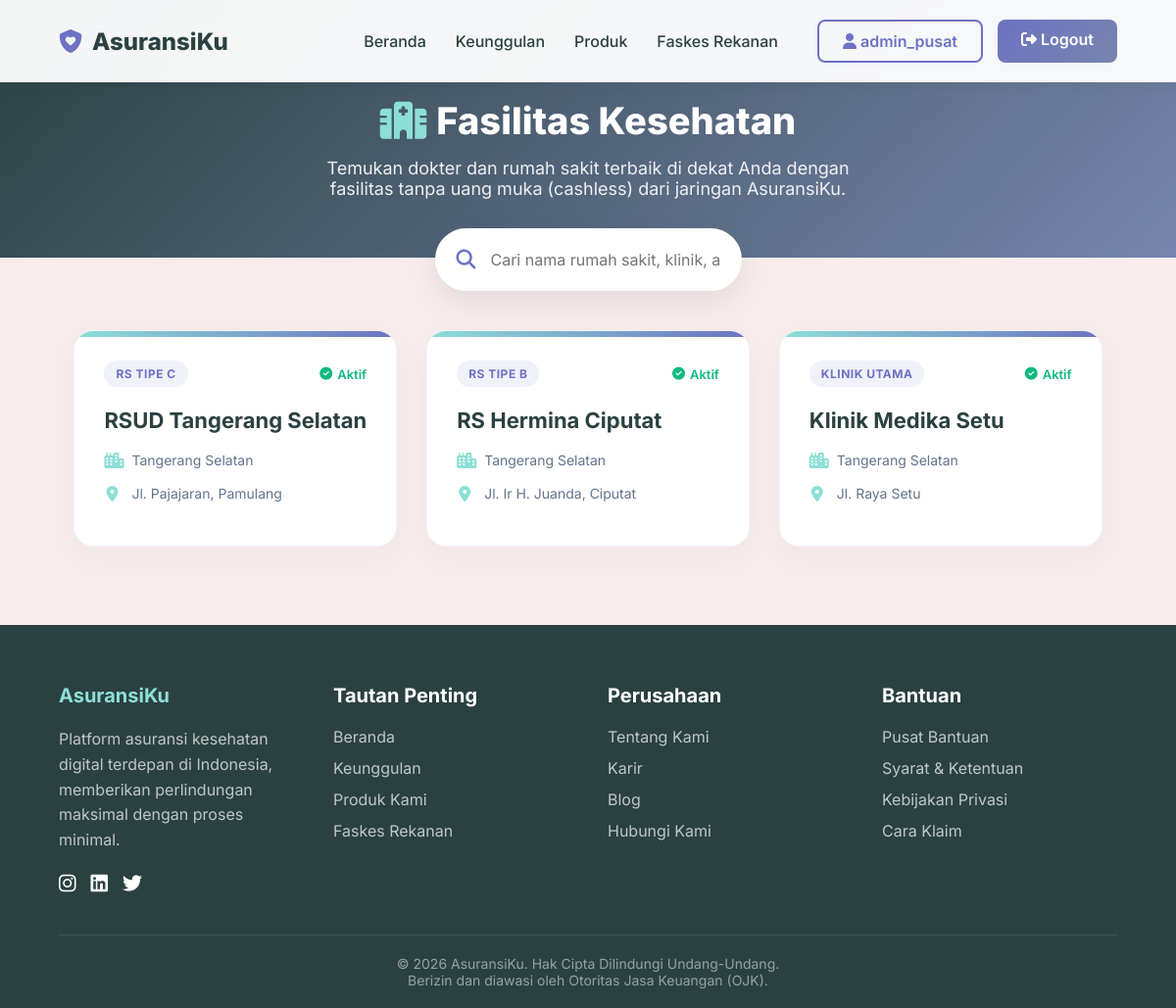
The app's page /faskes.php (signed in) with its own data.
### tables this page shows
CREATE TABLE faskes (
    id_faskes INT AUTO_INCREMENT PRIMARY KEY,
    kode_faskes VARCHAR(20) UNIQUE NOT NULL,
    nama_faskes VARCHAR(150) NOT NULL,
    tingkat_faskes ENUM('Klinik Pratama', 'Klinik Utama', 'RS Tipe A', 'RS Tipe B', 'RS Tipe C') NOT NULL,
    alamat TEXT NOT NULL,
    kota VARCHAR(100) NOT NULL,
    status_kerjasama ENUM('Aktif', 'Putus Kontrak') DEFAULT 'Aktif'
);

### faskes.php (the view, shortened to what this page needs)
<?php
    include "db.php";
    include "layouts/public/header.php";
?>
<link rel="stylesheet" href="layouts/css/style.css?v=<?php echo time(); ?>">
<div class="faskes-header-alt">
    <h1><i class="fa-solid fa-hospital" style="color: var(--color-aqua); margin-right: 10px;"></i>Fasilitas Kesehatan</h1>
    <p>Temukan dokter dan rumah sakit terbaik di dekat Anda dengan fasilitas tanpa uang muka (cashless) dari jaringan AsuransiKu.</p>
</div>
<div class="faskes-search-container">
    <div class="faskes-search-box">
        <i class="fa-solid fa-magnifying-glass"></i>
        <input type="text" id="searchInput" placeholder="Cari nama rumah sakit, klinik, atau kota...">
    </div>
</div>
<div class="faskes-grid" id="faskesGrid">
    <?php
        $query = "SELECT * FROM faskes WHERE status_kerjasama = 'Aktif' ORDER BY kota ASC";
        $result = $conn->query($query);
        if($result && $result->rowCount() > 0) {
            while($row = $result->fetch()) {
                $faskes_name = htmlspecialchars($row['nama_faskes']);
                $faskes_type = htmlspecialchars($row['tingkat_faskes']);
                $faskes_city = htmlspecialchars($row['kota']);
                $faskes_address = htmlspecialchars($row['alamat']);
                $faskes_status = htmlspecialchars($row['status_kerjasama']);
                $search_data = strtolower($faskes_name . " " . $faskes_city . " " . $faskes_type);
                ?>
                <div class="faskes-card" data-search="<?php echo $search_data; ?>">
                    <div class="faskes-badges">
                        <span class="faskes-badge-type"><?php echo $faskes_type; ?></span>
                        <span class="faskes-badge-status"><i class="fa-solid fa-circle-check"></i> <?php echo $faskes_status; ?></span>
                    </div>
                    <h3><?php echo $faskes_name; ?></h3>
                    <div class="faskes-info">
                        <i class="fa-solid fa-city"></i>
                        <span><?php echo $faskes_city; ?></span>
                    </div>
                    <div class="faskes-info">
                        <i class="fa-solid fa-location-dot"></i>
                        <span><?php echo $faskes_address; ?></span>
                    </div>
                </div>
                <?php
            }
        } else {
            echo "<div class=" . '"faskes-empty"' . "><i class=" . '"fa-solid fa-hospital-user"' . " style=" . '"font-size: 40px; color: #cbd5e1; margin-bottom: 15px;"' . "></i><br>Belum ada fasilitas kesehatan rekanan yang aktif.</div>";
        }
    ?>
</div>
<?php include "layouts/public/footer.php"; ?>

### layouts/css/public.css (style rules this page uses)
:root { --color-dark: #2B4141; --color-light: #F7EBEC; --color-aqua: #8CDFD6; --color-blue: #7785AC; --color-slate: #6D72C3; --font-main: 'Inter', sans-serif; }
* { margin: 0; padding: 0; box-sizing: border-box; font-family: var(--font-main); }
body { background-color: var(--color-light); color: var(--color-dark); overflow-x: hidden; }

### layouts/css/style.css (style rules this page uses)
:root { --color-dark: #2B4141; --color-light: #F7EBEC; --color-aqua: #8CDFD6; --color-blue: #7785AC; --color-slate: #6D72C3; --font-main: 'Inter', sans-serif; }
* { box-sizing: border-box; margin: 0; padding: 0; }
body { font-family: var(--font-main); background-color: var(--color-light); color: var(--color-dark); min-height: 100vh; display: flex; flex-direction: column; overflow-x: hidden; }
.faskes-header-alt { background: linear-gradient(135deg, var(--color-dark), var(--color-blue)); padding: 100px 20px 60px; text-align: center; color: white; }
.faskes-header-alt h1 { font-size: 38px; font-weight: 800; margin-bottom: 15px; }
.faskes-header-alt p { font-size: 18px; color: rgba(255,255,255,0.9); max-width: 600px; margin: 0 auto; }
.faskes-search-container { max-width: 800px; margin: -30px auto 40px; position: relative; z-index: 10; padding: 0 20px; }
.faskes-search-box { display: flex; background: white; padding: 10px 20px; border-radius: 50px; box-shadow: 0 10px 30px rgba(0,0,0,0.08); align-items: center; border: 2px solid #fff; transition: border-color 0.3s; }
.faskes-search-box i { color: var(--color-slate); font-size: 20px; margin-right: 15px; }
.faskes-search-box input { border: none; outline: none; width: 100%; font-size: 16px; padding: 10px 0; color: var(--color-dark); }
.faskes-grid { display: grid; grid-template-columns: repeat(auto-fill, minmax(320px, 1fr)); gap: 30px; max-width: 1200px; margin: 0 auto 80px; padding: 0 20px; }
.faskes-card { background: white; border-radius: 20px; padding: 30px; box-shadow: 0 10px 30px rgba(0,0,0,0.03); border: 1px solid #f1f5f9; transition: transform 0.3s cubic-bezier(0.4, 0, 0.2, 1), box-shadow 0.3s; position: relative; overflow: hidden; display: flex; flex-direction: column; }
.faskes-card::before { content: ''; position: absolute; top: 0; left: 0; width: 100%; height: 6px; background: linear-gradient(90deg, var(--color-aqua), var(--color-slate)); }
.faskes-badges { display: flex; justify-content: space-between; align-items: center; margin-bottom: 20px; }
.faskes-badge-type { background: rgba(109, 114, 195, 0.1); color: var(--color-slate); padding: 6px 12px; border-radius: 20px; font-size: 12px; font-weight: 700; text-transform: uppercase; letter-spacing: 0.5px; }
.faskes-badge-status { color: #10b981; font-size: 13px; font-weight: 600; display: flex; align-items: center; gap: 5px; }
.faskes-card h3 { color: var(--color-dark); font-size: 22px; margin-bottom: 15px; line-height: 1.3; }
.faskes-info { margin-bottom: 12px; display: flex; align-items: flex-start; gap: 12px; color: #64748b; font-size: 14px; line-height: 1.6; }
.faskes-info i { color: var(--color-aqua); font-size: 16px; margin-top: 3px; width: 16px; text-align: center; }
:root { --color-surface: #ffffff; --color-border-light: #e2e8f0; --shadow-sm: 0 1px 2px 0 rgba(0, 0, 0, 0.05); --shadow-lg: 0 10px 15px -3px rgba(0, 0, 0, 0.1), 0 4px 6px -2px rgba(0, 0, 0, 0.05); --radius-full: 9999px; --radius-xl: 0.75rem; --radius-2xl: 1rem; --space-1: 0.25rem; --space-2: 0.5rem; --space-4: 1rem; --space-6: 1.5rem; --space-8: 2rem; --text-xs: 0.75rem; --text-sm: 0.875rem; --text-base: 1rem; --text-lg: 1.125rem; --text-2xl: 1.5rem; --text-3xl: 1.875rem; --font-semibold: 600; --font-bold: 700; --color-primary-50: #eff6ff; --color-primary-200: #bfdbfe; --color-primary-gradient: linear-gradient(135deg, var(--color-blue, #2563eb) 0%, var(--color-aqua, #06b6d4) 100%); --color-info-bg: #e0f2fe; --color-success: #10b981; --color-success-bg: #d1fae5; --color-warning: #f59e0b; --color-danger: #ef4444; --color-text: #1e293b; --color-text-secondary: #475569; --color-text-muted: #94a3b8; --color-white: #ffffff; --transition-base: all 0.3s ease; --transition-fast: all 0.15s ease; }

### records on screen
faskes: tingkat_faskes "RS TIPE C", status_kerjasama "Aktif", nama_faskes "RSUD Tangerang Selatan", kota "Tangerang Selatan", alamat "Jl. Pajajaran, Pamulang"
faskes: tingkat_faskes "RS TIPE B", status_kerjasama "Aktif", nama_faskes "RS Hermina Ciputat", kota "Tangerang Selatan", alamat "Jl. Ir H. Juanda, Ciputat"
faskes: tingkat_faskes "KLINIK UTAMA", status_kerjasama "Aktif", nama_faskes "Klinik Medika Setu", kota "Tangerang Selatan", alamat "Jl. Raya Setu"

### other values on screen
$_SESSION['username'] "admin_pusat"
